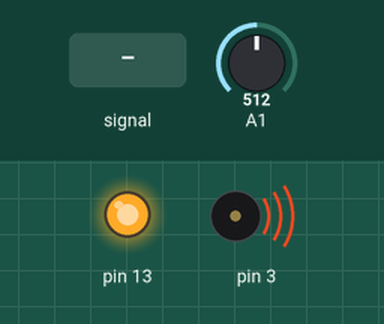
Simulated run of this sketch. Board: Arduino Uno, built with avr-gcc and run on an emulated ATmega328P. Shown: output pins drawn as LEDs (lit = HIGH), buzzer (waves = sounding). The test bench sets the inputs (shaded band); at power-on: A1 = 512. What the sketch prints to the serial monitor is not drawn.

Above: at 1.2 s.
1.3 s: A1 fed a 200 Hz sine of ±460 counts around its level
At 2.1 s:
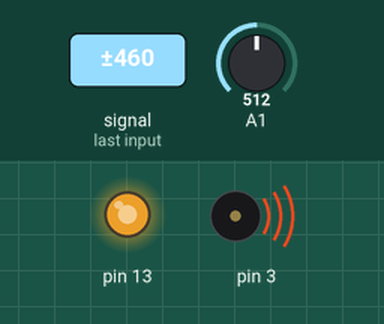
2.8 s: A1 set to 109
At 3.9 s:
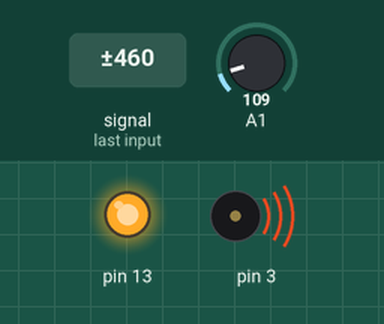
4.3 s: A1 set to 94
At 5.2 s:
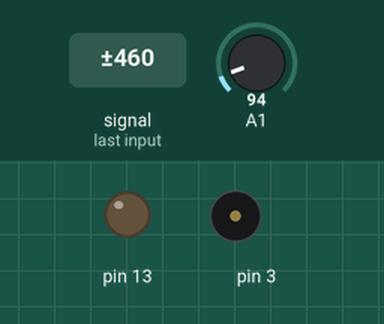
6.3 s: A1 set to 122
At 7.5 s:
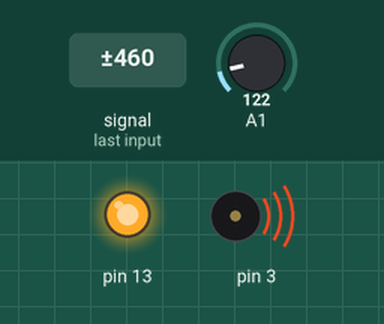
7.8 s: A1 set to 90
At 8.05 s:
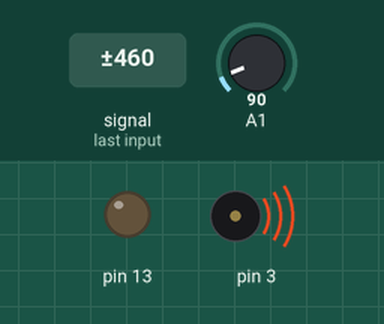
Timing chart, 0 to 10.8 s (numbered marks = the images above; inputs shaded):
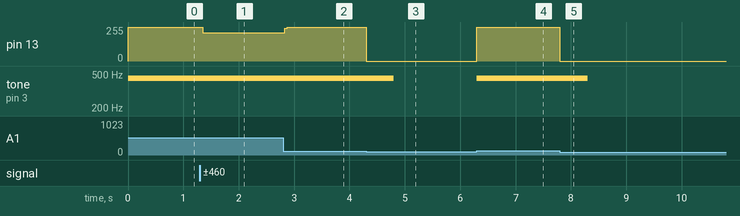

Measured:
- the behaviour switches between 101 and 100 on A1 (found by bisection; images 2 and 3)
- after the input at 1.3 s, pin 13: 255/255 → 212/255 after 0.05 s
- after the input at 2.8 s, pin 13: 212/255 → 255/255 at once
- after the input at 4.3 s, pin 13: 255/255 → 0/255 at once; tone on pin 3: 444 Hz → silent after 0.50 s
- after the input at 6.3 s, pin 13: 0/255 → 255/255 at once; tone on pin 3: silent → 444 Hz at once
- after the input at 7.8 s, pin 13: 255/255 → 0/255 at once; tone on pin 3: 444 Hz → silent after 0.50 s

The sketch:

202324T2_R301_L4_Burglar_Alarm_Aitor.ino
```cpp
void setup() {
 Serial.begin(115200);
	pinMode(13, OUTPUT);
	pinMode(3, OUTPUT);
}

void loop() {
	int b = analogRead(A1);
	Serial.println(b);
  if (b > 100){
	  digitalWrite(13, HIGH);
		tone(3, 444, 500);
	} else {
		digitalWrite(13, LOW);
	}
}
```
